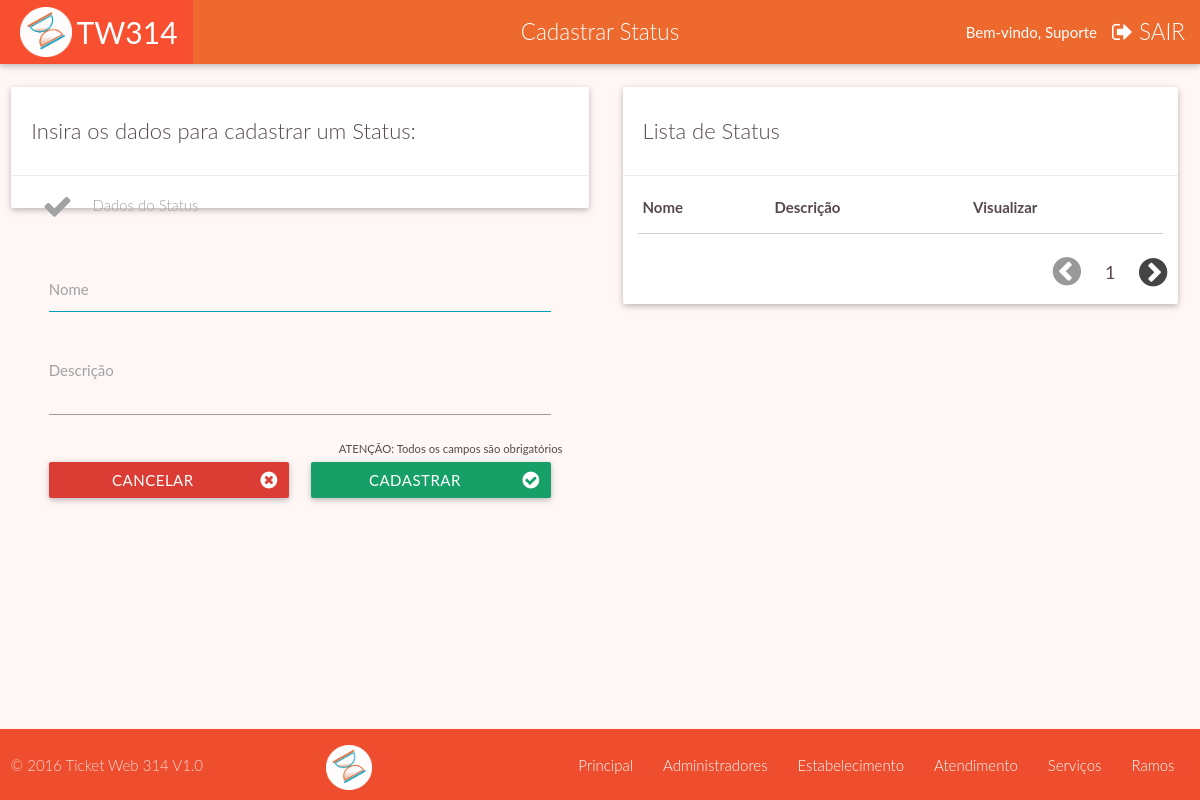
/suporte/status/, run on an earlier commit of the app's database.
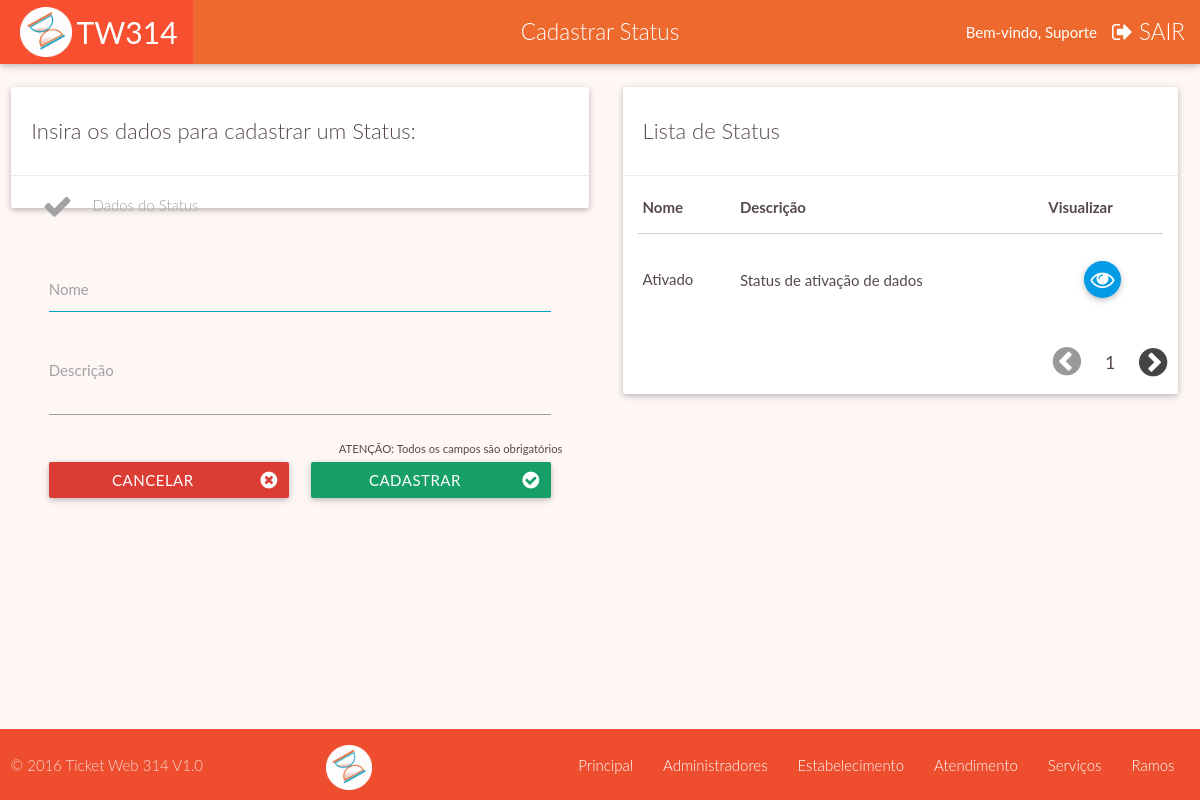
And on a later commit of the database.
### home/models.py (models this page shows, shortened)
class Status(models.Model):
    nome = models.CharField(max_length=45)
    descricao = models.TextField()

### home/views.py (the view)
# urls.py: url(r'^suporte/status/$', views.suporte_cadastro_status),
def suporte_cadastro_status(request):
    if request.method == "POST":
        form = StsForm(request.POST)
        if form.is_valid():
            form.save()
    else:
        form = StsForm()
    status = suporte_listar_status(request)
    return render(request, 'home/suporte/suporte_cadastro_status.html',
                  {'status': status, 'form': form})

### home/forms.py
class StsForm(forms.ModelForm):
    class Meta:
        model = models.Status
        fields = ('nome', 'descricao',)

### home/views.py (called while the page is built)
def suporte_listar_status(request):
    list_status = Status.objects.order_by('nome')   # listagem de status ordenado por nome
    paginator = Paginator(list_status, 5)           # 5 dados por pagina
    page = request.GET.get('page')
    try:
        status = paginator.page(page)
    except PageNotAnInteger:
        status = paginator.page(1)
    except EmptyPage:
        status = paginator.page(paginator.num_pages)
    return status

### home/templates/home/suporte/suporte_cadastro_status.html (shortened to what this page needs)
{% extends "master_suporte.html" %}
{% block titulo %} Cadastrar Status {% endblock %}
{% block master %}
    <div class="row margin-form texto_text">
        <div class="col s12 m6">
            <div class="card">
                <div class="card-content">
                    <span class="card-title">Insira os dados para cadastrar um Status:</span>
                </div>
                <div class="card-action">
                    <form method="POST" class="post-form col s12">{% csrf_token %}
                        <h6 class="light valign-wrapper form-title secundaria2_text" style="margin-top: 10px;"><i class="fa fa-check small" aria-hidden="true"></i><span> Dados do Status </span></h6>
                        <div class="row">
                            <div class="input-field col s12">
                                <input id="nome" name="nome" maxlength="45" type="text" >
                                <label for="nome">Nome</label>
                            </div>
                        </div>
                        <div class="row">
                            <div class="input-field col s12">
                                <textarea type="text" id="ss_descricao" class="materialize-textarea" cols="30" rows="5" name="descricao"></textarea>
                                <label for="ss_descricao" class="validate">Descrição</label>
                            </div>
                        </div>
                        <div class="row">
                            <small class="small right">ATENÇÃO: Todos os campos são obrigatórios</small>
                        </div>
                        <div class="row">
                            <div class="col s12 m6">
                                <button class="btn waves-effect waves-light right col s12 alerta_bg" type="reset" name="action">Cancelar
                                    <i class="fa fa-times-circle right" aria-hidden="true"></i>
                                </button>
                            </div>
                            <div class="col s12 m6">
                                <button class="btn waves-effect waves-light right col s12 sucesso_bg" type="submit" name="action">Cadastrar
                                    <i class="fa fa-check-circle right" aria-hidden="true"></i>
                                </button>
                            </div>
                        </div>
                    </form>
                </div>
            </div>
        </div>
        <div class="col s12 m6">
            <div class="col s12">
                <div class="card white">
                    <div class="card-content texto_text">
                        <span id="table" class="card-title small">Lista de Status</span>
                    </div>
                    <div class="card-action">
                        <table class="highlight responsive-table">
                            <thead>
                            <tr>
                                <th data-field="nome">Nome</th>
                                <th data-field="descricao">Descrição</th>
                                <th data-field="acoes">Visualizar</th>
                            </tr>
                            </thead>
                            <tbody>
                            {% for sts in status %}
                                <tr>
                                    <td><p>{{ sts.nome }}</p></td>
                                    <td><h6 class="truncate">{{ sts.descricao|linebreaks }}</h6></td>
                                    <td class="center">
                                        <a class=" btn-floating btn-short waves-light btn btn tooltipped modal-trigger" data-position="left" data-delay="50" data-tooltip="Vizualizar Serviço" href="#servico{{ sts.id }}"><i class="fa fa-eye" aria-hidden="true"></i></a>
                                    </td>
                                </tr>
                            {% endfor %}
                            </tbody>
                        </table>
                    </div>
                    <div class="row" align="right">
                        <ul class="pagination">
                        <span class="step-links">
                            <li class="disabled"><a href="{% if status.has_previous %}?page={{ status.previous_page_number }}{% endif %}"><i class="fa fa-chevron-circle-left" aria-hidden="true"></i></a></li>
                            <span class="current">
                                <li class="waves-effect">{{ status.paginator.num_pages }}</li>
                            </span>
                            <li class="waves-effect "><a href=""><i class="fa fa-chevron-circle-right" aria-hidden="true"></i></a></li>
                        </span>
                        </ul>
                    </div>
                </div>
            </div>
        </div>
    </div>
{% endblock %}

### home/templates/master_suporte.html (shortened to what this page needs)
{% load staticfiles %}
<!DOCTYPE html>
<html lang="pt-br">
<head>
    <link href="{% static "css/materialize.min.css" %}" type="text/css" rel="stylesheet" media="screen,projection">
    <link rel="stylesheet" href="{% static "css/owl.carousel.css" %}">
    <link rel="stylesheet" href="{% static "css/hover-min.css" %}">
    <link rel="stylesheet" href="{% static "css/backtotop.css" %}">
    <link rel="stylesheet" href="{% static "font-awesome-4.6.2/css/font-awesome.min.css" %}">
    <link rel="stylesheet" href="{% static "css/style.css" %}">
</head>
<body>
<header class="master">
    <div class="navbar-fixed">
        <nav>
            <div class="nav-wrapper">
                <ul>
                    <li>
                        <a href="principal" class="white-text valign-wrapper ">
                            <img src="{% static "img/logo-certa.png" %}" class="responsive-img" alt="logo TW314"> <span class="flow-text_2 valign">TW314 </span>
                        </a>
                    </li>
                </ul>
                <span class="flow-text_3 light hide-on-med-and-down brand-logo center">{% block titulo %}{% endblock %}</span>
                <ul class="right">
                    <li class="hide-on-small-only">Bem-vindo, Suporte</li>
                    <li><a class="white-text flow-text_3 light" href="../login"><i class="fa fa-sign-out" aria-hidden="true"></i><span class="hide-on-small-and-down"> SAIR </span></a></li>
                </ul>
            </div>
        </nav>
    </div>
</header>
<main class="content base_bg" style="margin-bottom: 70px;">
    {%  block master %}
    {% endblock %}
</main>
<footer class="master master-footer page-footer fixed-footer2">
    <div class="footer-copyright">
        <div class="col s12 m4 left show-on-large">
            © 2016 Ticket Web 314 V1.0
        </div>
        <span class="logo-footer hide-on-med-and-down"><img src="{% static "img/logo-certa.png" %}" class="responsive-img" alt="logo TW314"></span>
        <a class="text-lighten-4 right hide-on-med-and-down" href="cadastro_ramos">Ramos</a>
        <a class="text-lighten-4 right hide-on-med-and-down" href="cadastro_servico">Serviços</a>
        <a class="text-lighten-4 right hide-on-med-and-down" href="atendimento">Atendimento</a>
        <a class="text-lighten-4 right hide-on-med-and-down" href="cadastro_estabelecimento">Estabelecimento</a>
        <a class="text-lighten-4 right hide-on-med-and-down" href="cadastro_admin">Administradores</a>
        <a class="text-lighten-4 right hide-on-med-and-down" href="principal">Principal</a>
    </div>
</footer>
</body>
</html>

### static/css/style.css (style rules this page uses)
html { height: 100%; }
body { display: flex; min-height: 100vh; flex-direction: column; background-color: #fff6f6 !important; color: #564949; height: 100%; }
main { flex: 1 0 auto; }
.flow-text_2 { font-size: 2rem !important; }
.flow-text_3 { font-size: 1.5rem !important; }
.secundaria2_text { color: #a2a2a2; }
.base_bg { background: #fff6f6; }
.texto_text { color: #564949; }
.alerta_bg { background: #db3d34 !important; }
.sucesso_bg { background: #16a068 !important; }
html { font-family: 'lato', sans-serif; }
.form-title { padding-bottom: 5px; margin: 50px 5px 25px 5px; }
.form-title span { margin-left: 20px; }
input:not([type]), input[type="text"], input[type="password"], input[type="email"], input[type="url"], input[type="time"], input[type="date"], input[type="datetime-local"], input[type="tel"], input[type="number"], input[type="search"], textarea.materialize-textarea { border-bottom: 1px solid #00a0c2; }
.input-field label { color: #a2a2a2; }
nav i, nav [class^="mdi-"], nav [class*="mdi-"], nav i.material-icons { display: inline; }
footer.page-footer { color: #fff6f6; background: rgba(86, 73, 73, 0.15); padding: 0.7em; margin-top: 0; border-top: solid 1px #fff6f6; }
footer.master.page-footer { color: #fff6f6; background: #ee4d2e; }
footer.page-footer .footer-copyright { background: none; }
footer.page-footer .footer-copyright a { padding: 0 1em; color: white; background: none; }
nav { background-color: #ee692e; }
.card .card-action { padding: 5px 15px; }
.card > .card-action > form > div { margin-bottom: 5px; }
.logo-footer { margin: auto 10%; }
.master img.responsive-img { max-width: 100%; height: 50px; margin: 5px; }
.master-footer img.responsive-img { max-width: 100%; height: 45px; margin-top: 5px; }
.content { padding-top: 15px; transition: transform 0.4s ease; }
.master nav, .master nav ul li { height: 64px; }
.master nav ul a { height: 100%; }
.btn, .btn-large { text-decoration: none; color: #fff; background-color: #039be5; text-align: center; letter-spacing: .5px; transition: .2s ease-out; cursor: pointer; }
.fixed-footer2 { position: fixed; right: 0; bottom: 0; padding-top: 15px; margin-bottom: 0; z-index: 998; width: 100%; }
.card .card-title { font-size: 22px; font-weight: 300; }
.margin-form { margin-bottom: 70px; }
textarea.materialize-textarea { background-color: transparent; border: none; border-bottom: 1px solid #9e9e9e; border-radius: 0; outline: none; height: 4.5rem; width: 100%; font-size: 1rem; margin: 0 0 15px 0; padding: 0; box-shadow: none; box-sizing: content-box; transition: all .3s; }

What changed in the data, as far as the page shows it:
added Status: nome "Ativado", descricao "Status de ativação de dados"
